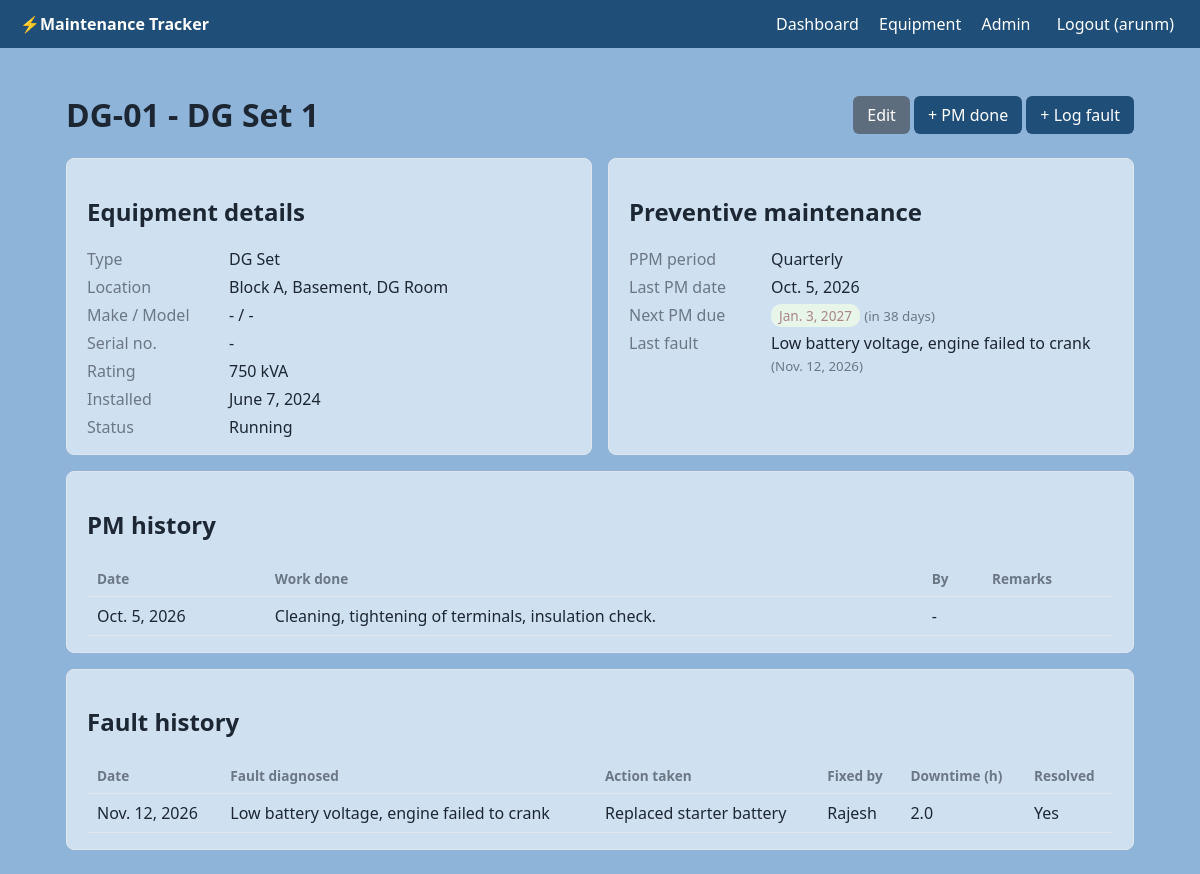
Screenshot of /equipment/2/ (signed in) with the database file from the repository.
### equipment/models.py (models this page shows, shortened)
class Equipment(models.Model):
    CATEGORY_CHOICES = [
        ("transformer", "Transformer"),
        ("ht_lt_panel", "HT / LT Panel"),
        ("dg_set", "DG Set"),
        ("ups", "UPS"),
        ("battery", "Battery Bank"),
        ("apfc", "APFC Panel"),
        ("mcc", "MCC Panel"),
        ("db", "Distribution Board"),
        ("busduct", "Bus Duct"),
        ("earthing", "Earthing Pit"),
        ("lift", "Lift"),
        ("pump", "Pump / Motor"),
        ("ahu", "AHU"),
        ("chiller", "Chiller"),
        ("fire_alarm", "Fire Alarm Panel"),
        ("emergency_light", "Emergency Lighting"),
        ("lightning", "Lightning Arrestor"),
        ("other", "Other"),
    ]
    STATUS_CHOICES = [
        ("running", "Running"),
        ("standby", "Standby"),
        ("under_repair", "Under repair"),
        ("out_of_service", "Out of service"),
    ]
    PPM_CHOICES = [
        (30, "Monthly"),
        (90, "Quarterly"),
        (180, "Half-yearly"),
        (365, "Yearly"),
    ]
    tag_no = models.CharField("Tag / ID", max_length=50, unique=True)
    name = models.CharField(max_length=120)
    category = models.CharField(max_length=30, choices=CATEGORY_CHOICES)
    location = models.CharField(
        max_length=150, help_text="Block, floor, room. Example: Block A, Basement, Pump Room"
    )
    make = models.CharField(max_length=80, blank=True)
    model_no = models.CharField("Model", max_length=80, blank=True)
    serial_no = models.CharField("Serial number", max_length=80, blank=True)
    rating = models.CharField(
        max_length=80, blank=True, help_text="Example: 500 kVA, 11/0.433 kV"
    )
    installation_date = models.DateField(null=True, blank=True)
    status = models.CharField(max_length=20, choices=STATUS_CHOICES, default="running")
    ppm_period_days = models.PositiveIntegerField(
        "PPM period", choices=PPM_CHOICES, default=90
    )
    last_pm_date = models.DateField(
        "Last PM date",
        null=True,
        blank=True,
        help_text="Updates automatically when you add a PM record.",
    )
    notes = models.TextField(blank=True)
    class Meta:
        ordering = ["tag_no"]
        verbose_name_plural = "equipment"
    @property
    def next_pm_due(self):
        base = self.last_pm_date or self.installation_date
        if base is None:
            return None
        return base + timedelta(days=self.ppm_period_days)
    @property
    def days_to_due(self):
        due = self.next_pm_due
        if due is None:
            return None
        return (due - timezone.localdate()).days
    @property
    def pm_status(self):
        days = self.days_to_due
        if days is None:
            return "unknown"
        if days < 0:
            return "overdue"
        if days <= getattr(settings, "PM_DUE_SOON_DAYS", 14):
            return "due_soon"
        return "ok"
    @property
    def last_fault(self):
        return self.faults.order_by("-date", "-id").first()

class FaultRecord(models.Model):
    equipment = models.ForeignKey(
        Equipment, on_delete=models.CASCADE, related_name="faults"
    )
    date = models.DateField(default=timezone.localdate)
    fault_diagnosed = models.CharField(max_length=250)
    action_taken = models.TextField(blank=True)
    fixed_by = models.CharField(max_length=100, blank=True)
    downtime_hours = models.DecimalField(
        max_digits=6, decimal_places=1, null=True, blank=True
    )
    resolved = models.BooleanField(default=True)
    class Meta:
        ordering = ["-date", "-id"]
        verbose_name = "fault record"

class PMRecord(models.Model):
    equipment = models.ForeignKey(
        Equipment, on_delete=models.CASCADE, related_name="pm_records"
    )
    date = models.DateField(default=timezone.localdate)
    performed_by = models.ForeignKey(
        settings.AUTH_USER_MODEL, null=True, blank=True, on_delete=models.SET_NULL
    )
    work_done = models.TextField(help_text="Cleaning, tightening, readings, tests...")
    remarks = models.TextField(blank=True)
    class Meta:
        ordering = ["-date", "-id"]
        verbose_name = "PM record"

### equipment/views.py (the view)
# urls.py: path("equipment/<int:pk>/", views.EquipmentDetailView.as_view(), name="equipment_detail"),
class EquipmentDetailView(LoginRequiredMixin, DetailView):
    model = Equipment
    template_name = "equipment/equipment_detail.html"
    context_object_name = "item"
    def get_context_data(self, **kwargs):
        ctx = super().get_context_data(**kwargs)
        ctx["pm_records"] = self.object.pm_records.select_related("performed_by")
        ctx["faults"] = self.object.faults.all()
        return ctx

### equipment/templates/equipment/equipment_detail.html (shortened to what this page needs)
{% extends "base.html" %}
{% block content %}
<div class="row">
  <h1>{{ item.tag_no }} - {{ item.name }}</h1>
  <div>
    {% if perms.equipment.change_equipment %}<a class="btn secondary" href="{% url 'equipment_edit' item.pk %}">Edit</a>{% endif %}
    {% if perms.equipment.add_pmrecord %}<a class="btn" href="{% url 'pm_add' item.pk %}">+ PM done</a>{% endif %}
    {% if perms.equipment.add_faultrecord %}<a class="btn" href="{% url 'fault_add' item.pk %}">+ Log fault</a>{% endif %}
  </div>
</div>
<div class="grid2">
  <section class="card">
    <h2>Equipment details</h2>
    <dl>
      <dt>Type</dt><dd>{{ item.get_category_display }}</dd>
      <dt>Location</dt><dd>{{ item.location }}</dd>
      <dt>Make / Model</dt><dd>{{ item.make|default:"-" }} / {{ item.model_no|default:"-" }}</dd>
      <dt>Serial no.</dt><dd>{{ item.serial_no|default:"-" }}</dd>
      <dt>Rating</dt><dd>{{ item.rating|default:"-" }}</dd>
      <dt>Installed</dt><dd>{{ item.installation_date|default:"-" }}</dd>
      <dt>Status</dt><dd>{{ item.get_status_display }}</dd>
    </dl>
  </section>
  <section class="card">
    <h2>Preventive maintenance</h2>
    <dl>
      <dt>PPM period</dt><dd>{{ item.get_ppm_period_days_display }}</dd>
      <dt>Last PM date</dt><dd>{{ item.last_pm_date|default:"Never" }}</dd>
      <dt>Next PM due</dt>
      <dd><span class="badge {{ item.pm_status }}">{{ item.next_pm_due|default:"-" }}</span>
        {% if item.days_to_due is not None %}
          <small>({% if item.days_to_due < 0 %}{{ item.days_to_due|cut:"-" }} days overdue{% else %}in {{ item.days_to_due }} days{% endif %})</small>
        {% endif %}
      </dd>
      <dt>Last fault</dt>
      <dd>{% if item.last_fault %}{{ item.last_fault.fault_diagnosed }} <small>({{ item.last_fault.date }})</small>{% else %}None logged{% endif %}</dd>
    </dl>
  </section>
</div>
<section class="card">
  <h2>PM history</h2>
  <table>
    <thead><tr><th>Date</th><th>Work done</th><th>By</th><th>Remarks</th></tr></thead>
    <tbody>
    {% for r in pm_records %}
      <tr><td>{{ r.date }}</td><td>{{ r.work_done|linebreaksbr }}</td><td>{{ r.performed_by|default:"-" }}</td><td>{{ r.remarks|linebreaksbr }}</td></tr>
    {% empty %}<tr><td colspan="4" class="muted">No PM records yet.</td></tr>{% endfor %}
    </tbody>
  </table>
</section>
<section class="card">
  <h2>Fault history</h2>
  <table>
    <thead><tr><th>Date</th><th>Fault diagnosed</th><th>Action taken</th><th>Fixed by</th><th>Downtime (h)</th><th>Resolved</th></tr></thead>
    <tbody>
    {% for f in faults %}
      <tr><td>{{ f.date }}</td><td>{{ f.fault_diagnosed }}</td><td>{{ f.action_taken|linebreaksbr }}</td><td>{{ f.fixed_by|default:"-" }}</td><td>{{ f.downtime_hours|default:"-" }}</td><td>{{ f.resolved|yesno:"Yes,No" }}</td></tr>
    {% empty %}<tr><td colspan="6" class="muted">No faults logged.</td></tr>{% endfor %}
    </tbody>
  </table>
</section>
{% endblock %}

### templates/base.html (shortened to what this page needs)
{% load static %}<!doctype html>
<html lang="en">
<head>
  <link rel="stylesheet" href="{% static 'css/style.css' %}">
</head>
<body>
  <header class="topbar">
    <a class="brand" href="{% url 'dashboard' %}">⚡Maintenance Tracker</a>
    {% if user.is_authenticated %}
    <nav>
      <a href="{% url 'dashboard' %}">Dashboard</a>
      <a href="{% url 'equipment_list' %}">Equipment</a>
      {% if user.is_staff %}<a href="{% url 'admin:index' %}">Admin</a>{% endif %}
      <form method="post" action="{% url 'logout' %}" class="inline">
        <button type="submit" class="link">Logout ({{ user.username }})</button>
      </form>
    </nav>
    {% endif %}
  </header>
  <main class="container">
    {% block content %}{% endblock %}
  </main>
</body>
</html>

### static/css/style.css (style rules this page uses)
:root { --bg: #8fb4d9; --card: #cfe0f1; --text: #1d2733; --muted: #6b7785; --brand: #1f4e79; --red: #494848; --dgrey: #494848; --green: #A98585;; --line: #e1e6eb; }
* { box-sizing: border-box; }
body { margin: 0; font-family: system-ui, sans-serif; background: var(--bg); color: var(--text); }
a { color: var(--red); }
.topbar { background: var(--brand); display: flex; justify-content: space-between; align-items: center; padding: 12px 20px; flex-wrap: wrap; gap: 8px; }
.topbar a, .topbar .link { color: #fff; text-decoration: none; margin-left: 16px; }
.brand { font-weight: 700; margin-left: 0 !important; }
.inline { display: inline; }
button.link { background: none; border: 0; cursor: pointer; font: inherit; }
.container { max-width: 1100px; margin: 24px auto; padding: 0 16px; }
.card { background: var(--card); border: 1px solid var(--line); border-radius: 8px; padding: 16px 20px; margin-bottom: 16px; }
.row { display: flex; justify-content: space-between; align-items: center; flex-wrap: wrap; gap: 8px; }
.grid2 { display: grid; grid-template-columns: repeat(auto-fit, minmax(320px, 1fr)); gap: 16px; }
.btn { display: inline-block; background: var(--brand); color: #fff; border: 0; padding: 8px 14px; border-radius: 6px; text-decoration: none; cursor: pointer; font: inherit; }
.btn.secondary { background: #5d6d7e; }
table { width: 100%; border-collapse: collapse; background: var(--card); }
th, td { text-align: left; padding: 8px 10px; border-bottom: 1px solid var(--line); vertical-align: top; }
th { color: var(--muted); font-size: .85rem; }
.card table { background: transparent; }
.badge { padding: 2px 8px; border-radius: 10px; font-size: .85rem; background: #e8f5e9; color: var(--green); }
dl { display: grid; grid-template-columns: 130px 1fr; gap: 6px 12px; margin: 0; }
dt { color: var(--muted); }
dd { margin: 0; }
.muted, small { color: var(--muted); }

### rows the page displays
Equipment: tag_no "DG-01", name "DG Set 1", category "DG Set", location "Block A, Basement, DG Room", make "-", model_no "-", serial_no "-", rating "750 kVA", installation_date "June 7, 2024", status "Running", ppm_period_days "Quarterly", last_pm_date "Oct. 5, 2026", next_pm_due "Jan. 3, 2027", days_to_due "38", last_fault.fault_diagnosed "Low battery voltage, engine failed to crank", last_fault "Nov. 12, 2026"
PMRecord: date "Oct. 5, 2026", work_done "Cleaning, tightening of terminals, insulation check.", performed_by "-"
FaultRecord: date "Nov. 12, 2026", fault_diagnosed "Low battery voltage, engine failed to crank", action_taken "Replaced starter battery", fixed_by "Rajesh", downtime_hours "2.0", resolved "Yes"

### other values shown
{{ user.username }} "arunm"
